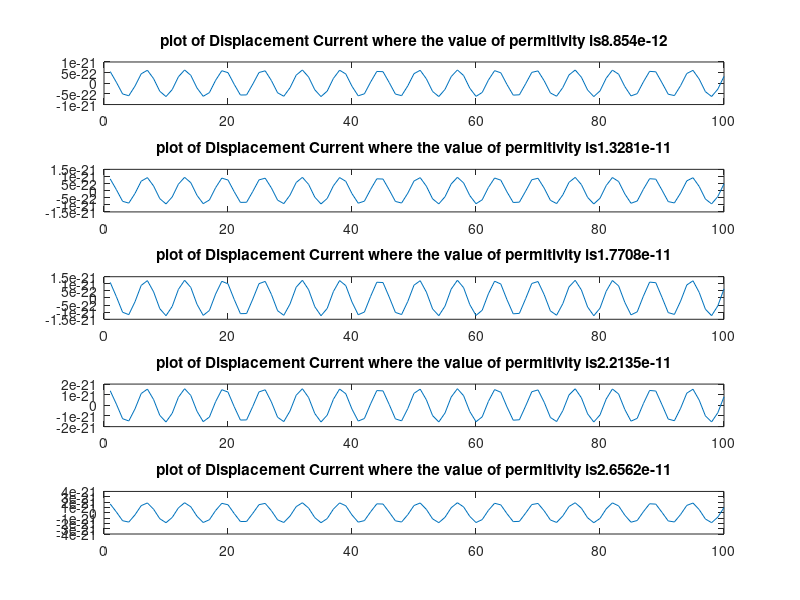

Write MATLAB code to recreate this figure.
close all;clear all;clc;
t=0:1e-3:0.1;
v=50*sin(1e3*t); %VOLTAGE GIVEN
s=5*(0.01)^2; %AREA OF PLATE 
d=3*(0.001);%Distance between plates in meters
ep0=8.854e-12;
ep=[1 1.5 2 2.5 3]*ep0;
for k=1:5
    Id(k,:)=(ep0*ep(k)*s/d)*diff(v);
    figure(1);subplot(5,1,k);
    plot(Id(k,:));
    title(sprintf('plot of Displacement Current where the value of permitivity is%d',ep(k)));
end